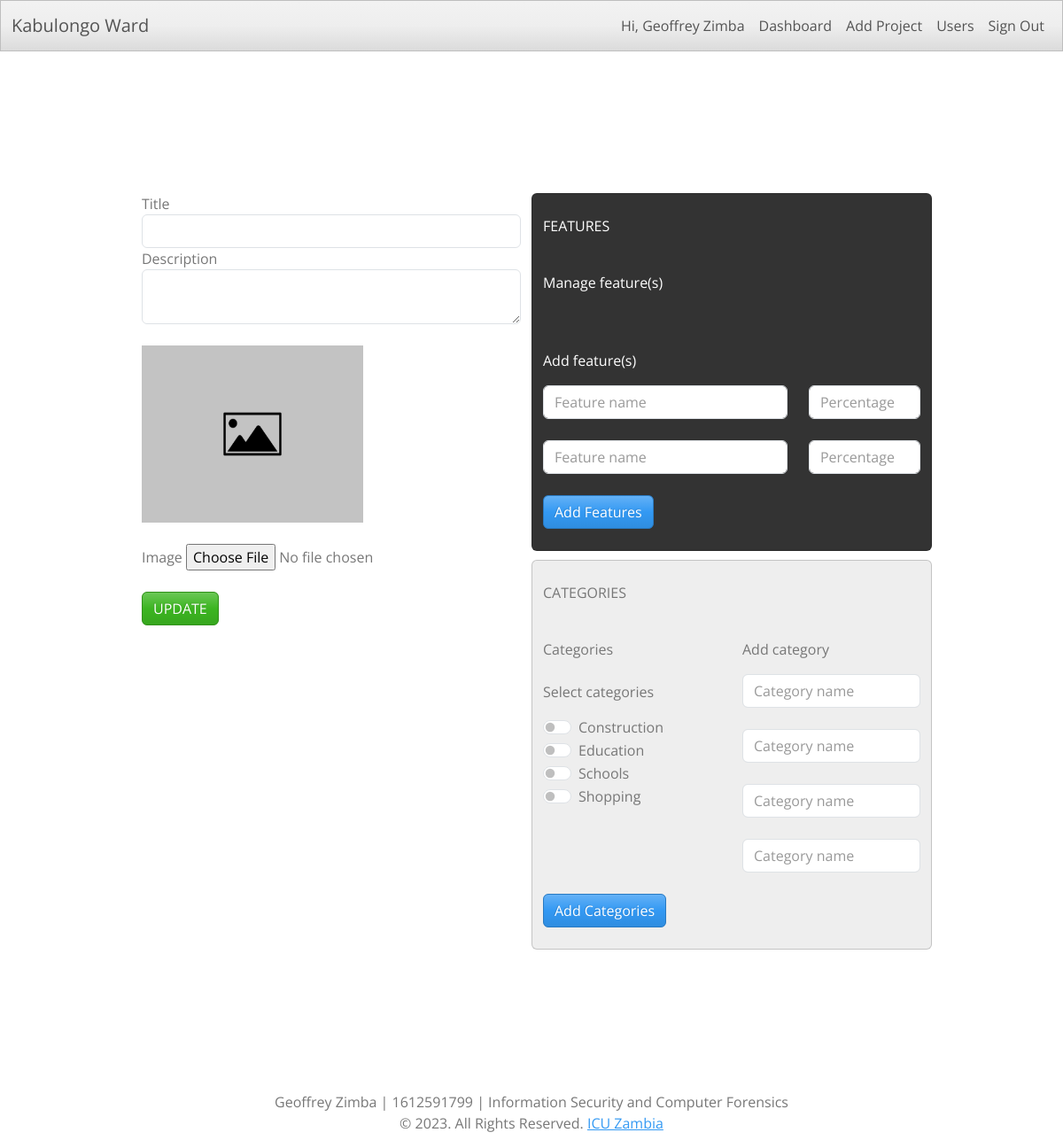
The app's page /admin/manage.php (signed in) with its own data.
### tables this page shows
CREATE TABLE `category` (
  `id` int(5) NOT NULL,
  `category` varchar(50) NOT NULL,
  `pro_id` int(5) NOT NULL
);

### widgets/category.php (the view, shortened to what this page needs)
<div class="col-md-12 category card bg-light" id="category">
  <form method="post">
  <div>
    <br>
    <p>CATEGORIES</p>
    <div class="row">
      <div class="col-md-6">
        <fieldset class="form-group">
          <p class="mt-4">Categories</p>
          <p class="mt-4">Select  categories</p>
          <?php
          $sql = "SELECT * FROM `category` WHERE pro_id !='$pro_id' GROUP BY category ORDER BY category ASC";
          $select = $mysqli->query($sql) or die($mysqli->error.__LINE__);
          while($data = $select->fetch_assoc()){
            $cat_name = $data['category']; ?>
            <div class="form-check form-switch">
                <input class="form-check-input" type="checkbox" id="<?php echo $cat_name; ?>" name="category[]" value="<?php echo $cat_name; ?>">
                <label class="form-check-label" for="<?php echo $cat_name; ?>"><?php echo $cat_name; ?></label>
            </div>
          <?php } ?>
        </fieldset>
      </div>
      <div class="col-md-6">
        <fieldset class="form-group">
          <p class="mt-4">Add category</p>
          <div class="form-group">
            <input type="text" name="category[]" class="form-control" placeholder="Category name" />
          </div>
          <br>
          <div class="form-group">
            <input type="text" name="category[]" class="form-control" placeholder="Category name" />
          </div>
          <br>
          <div class="form-group">
            <input type="text" name="category[]" class="form-control" placeholder="Category name" />
          </div>
          <br>
          <div class="form-group">
            <input type="text" name="category[]" class="form-control" placeholder="Category name" />
          </div>
        </fieldset>
      </div>
    </div>
    <br>
    <input type="submit" name="add-category" value="Add Categories" class="btn btn-info">
    <br><br />
  </div>
</form>
</div>

### records on screen
category: category "Construction"
category: category "Education"
category: category "Schools"
category: category "Shopping"

### other values on screen
$user "Geoffrey Zimba"
